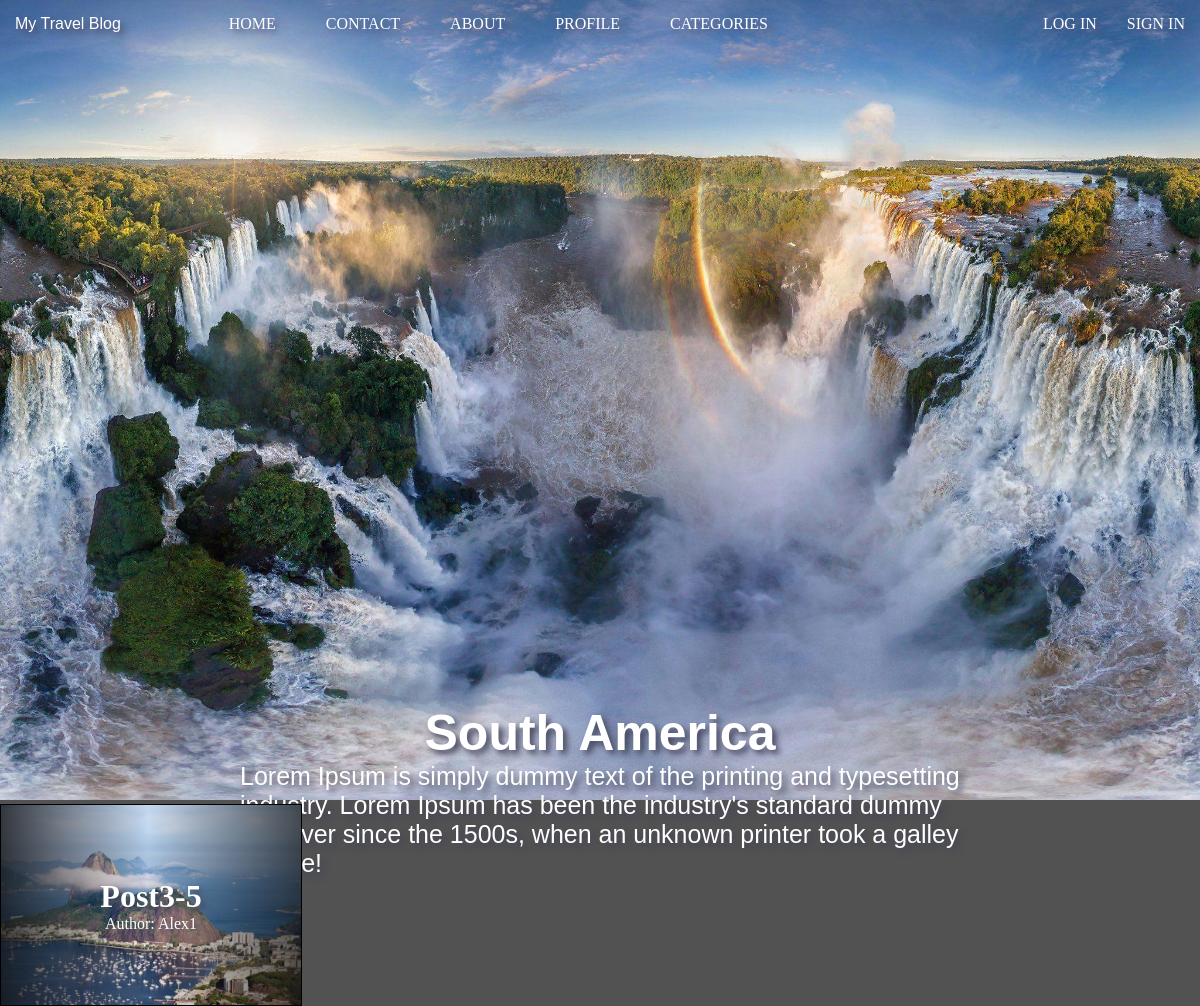
Page /posts/posts_by_category/5/ on the earlier database version.
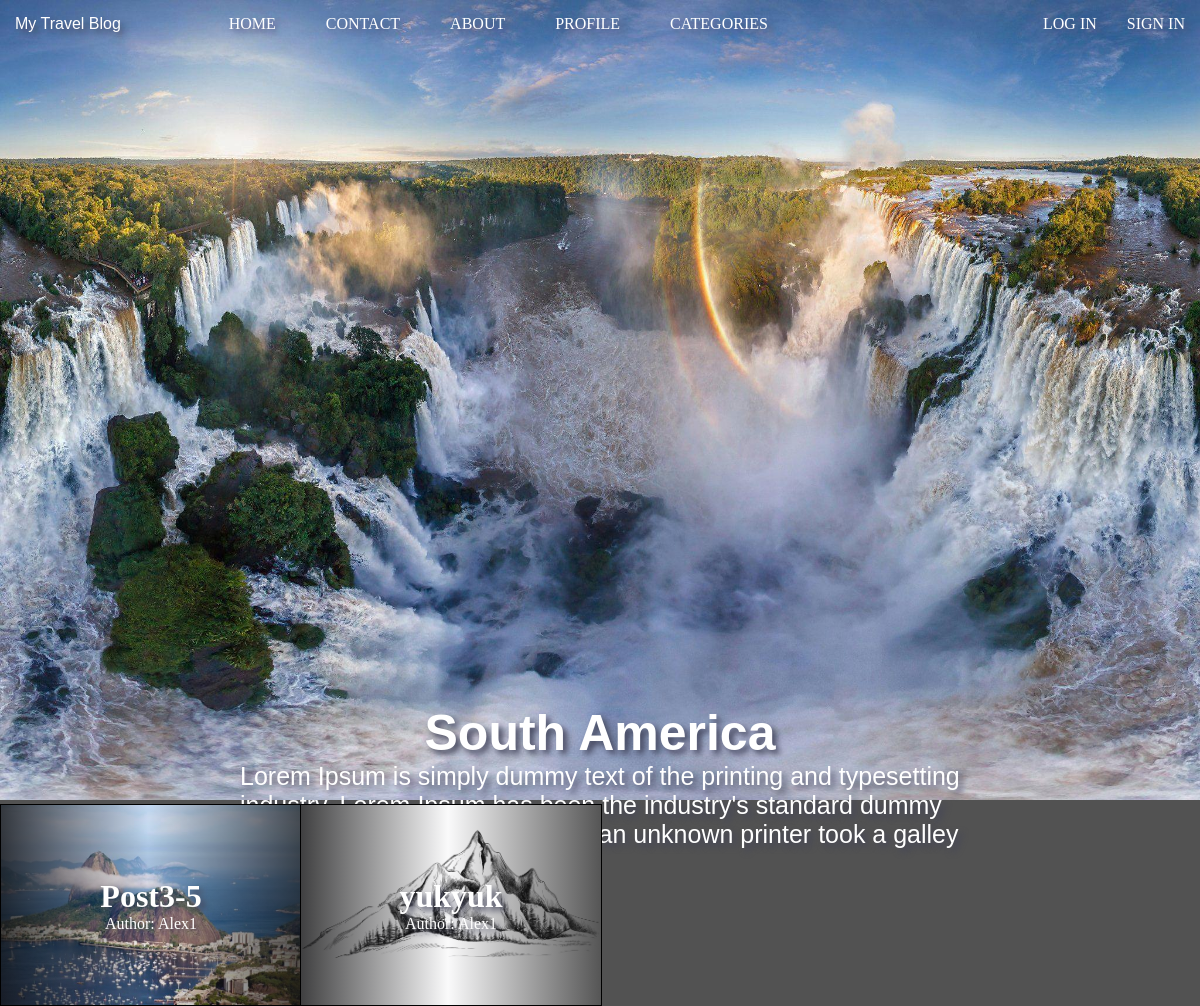
Same page on the later database version.
### posts/models.py (models this page shows, shortened)
class Category(models.Model):
    name = models.CharField(
        null=True,
        max_length=50
    )
    slug = models.SlugField(
        null=True,
    )
    snippet = models.TextField(
        null=True,
        max_length=200,
    )
    image = models.ImageField(
        null=True,
        upload_to=('categories/%Y/%m/%d')
    )
    image_header = models.ImageField(
        null=True,
        upload_to=('categories/%Y/%m/%d')
    )

class Post(models.Model):
    title = models.CharField(
        null=True,
        max_length=50
    )
    slug = models.SlugField(
        null=True,
    )
    body = models.TextField(
        null=True,
    )
    snippet = models.TextField(
        null=True,
        max_length=200,
    )
    image = models.ImageField(
        null=True,
        upload_to='post_images/%Y/%m/%d'
    )
    category = models.ForeignKey(
        Category,
        on_delete=models.CASCADE,
        null=True,
    )
    author = models.ForeignKey(
        BlogUser,
        on_delete=models.CASCADE,
        null=True,
    )
    views = models.IntegerField(
        default=0,
    )
    likes = models.ManyToManyField(
        BlogUser,
        default=0,
        related_name='likes',
    )
    def get_absolute_url(self):
        return reverse(
            'post_view',
            kwargs={
                'pk': self.id,
                'cpk': self.category.id,
                'apk': self.author.id,
            }
        )

### users/models.py (models this page shows, shortened)
class BlogUser(AbstractUser):
    photo = models.ImageField(
        null=True,
        upload_to='photo/%Y/%m/%d'
    )
    age = models.IntegerField(
        null=True
    )
    city = models.CharField(
        null=True,
        max_length=20,
    )
    is_admin = models.BooleanField(
        default=False,
    )
    is_director = models.BooleanField(
        default=False,
    )
    REQUIRED_FIELDS = ['email']

### posts/views.py (the view)
# urls.py: path('posts_by_category/<pk>/', PostsByCategory.as_view(), name='posts_by_category'),
class PostsByCategory(ListView):
    model = Post
    context_object_name = 'posts'
    template_name = 'posts_by_category.html'
    def get_context_data(self, **kwargs):
        context = {
            'posts': Post.objects.filter(category__id=self.kwargs['pk']),
            'categories': Category.objects.filter(id=self.kwargs['pk']),
        }
        return context

### posts/templates/posts_by_category.html (shortened to what this page needs)
{% extends 'base.html' %}
{% load static %}
    {% block content %}
    {% for cat in categories %}
    <div class="top-img">
        <img src="{{ cat.image_header.url }}" alt="">
        <div class="header-txt">
            <h3>{{ cat.name }}</h3>
            <p>{{ cat.snippet }}</p>
        </div>
    </div>
    {% endfor %}
    <div class="post-by-category-container">
        {% for post in posts %}
        <a href="{{ post.get_absolute_url }}">
            <div class="post-container">
            {% if post.image %}
            <img src="{{ post.image.url }}" alt="">
            {% endif %}
            <div class="inside-grid">
                <h1>{{ post.title }}</h1>
                <p>Author: {{ post.author.username }}</p>
            </div>
        </div>
        </a>
        {% endfor %}
    </div>
    {% endblock %}

Differences in the rows shown:
added Post: image (picture), title "yukyuk", author.username "Alex1"
